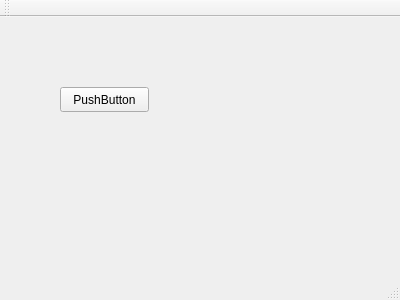
<?xml version="1.0" encoding="UTF-8"?>
<ui version="4.0">
 <class>MainWindow</class>
 <widget class="QMainWindow" name="MainWindow">
  <property name="geometry">
   <rect>
    <x>0</x>
    <y>0</y>
    <width>400</width>
    <height>300</height>
   </rect>
  </property>
  <property name="windowTitle">
   <string>MainWindow</string>
  </property>
  <widget class="QWidget" name="centralWidget">
   <widget class="QPushButton" name="pushButton">
    <property name="geometry">
     <rect>
      <x>60</x>
      <y>70</y>
      <width>89</width>
      <height>25</height>
     </rect>
    </property>
    <property name="text">
     <string>PushButton</string>
    </property>
   </widget>
  </widget>
  <widget class="QMenuBar" name="menuBar">
   <property name="geometry">
    <rect>
     <x>0</x>
     <y>0</y>
     <width>400</width>
     <height>22</height>
    </rect>
   </property>
  </widget>
  <widget class="QToolBar" name="mainToolBar">
   <attribute name="toolBarArea">
    <enum>TopToolBarArea</enum>
   </attribute>
   <attribute name="toolBarBreak">
    <bool>false</bool>
   </attribute>
  </widget>
  <widget class="QStatusBar" name="statusBar"/>
 </widget>
 <layoutdefault spacing="6" margin="11"/>
 <resources/>
 <connections/>
</ui>
